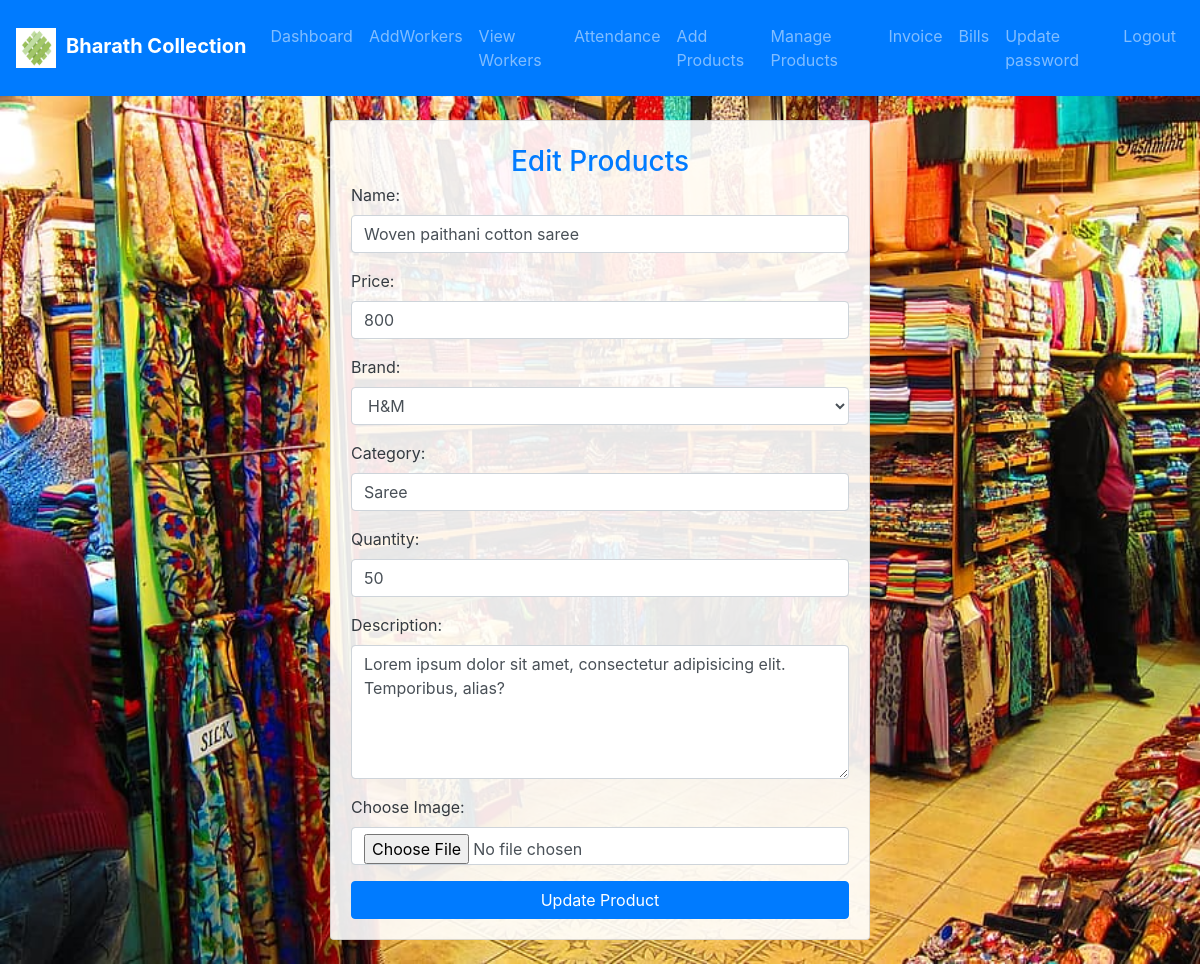
Screenshot of /admin/edit_products.php?id=15 (signed in) with the database file from the repository.
### tables this page shows
CREATE TABLE `products` (
  `pid` int(11) NOT NULL,
  `name` varchar(60) NOT NULL,
  `price` int(11) NOT NULL,
  `brand` varchar(60) NOT NULL,
  `category` varchar(60) NOT NULL,
  `quantity` int(11) NOT NULL,
  `description` text NOT NULL,
  `myimage` varchar(80) NOT NULL,
  `created_at` timestamp NOT NULL DEFAULT current_timestamp() ON UPDATE current_timestamp()
);

### admin/edit_products.php (the view, shortened to what this page needs)
<!DOCTYPE html>
<html lang="en">
<head>
  <link rel="stylesheet" href="https://cdn.jsdelivr.net/npm/bootstrap@4.6.2/dist/css/bootstrap.min.css">
</head>
<body class="home-main">
    <?php
    include("header.php");
    include("../db.php");
    $sql2="select * from products where pid=".$_GET["id"];
    $result2=mysqli_query($con,$sql2);
    $row2=mysqli_fetch_assoc($result2);
    ?>
    <div class="container">
        <div class="row">
            <div class="col-md-6 offset-md-3">
                <div class="card my-4" style="background-color:rgba(255,255,255,0.9);">
                    <div class="card-body">
                <h3 class="text-primary text-center my-1">Edit Products</h3>
                <form method="post" action="" enctype="multipart/form-data">
                <div class="form-group">
                    <label for="pwd" class="text-dark">Name:</label>
                    <input type="text" class="form-control" value="<?=$row2['name']?>" name="name" autocomplete="off" placeholder="Enter name" id="pwd" required>
                </div>
                <div class="form-group">
                    <label for="pwd" class="text-dark">Price:</label>
                    <input type="number" class="form-control" value="<?=$row2['price']?>" name="price" autocomplete="off" placeholder="Enter price" id="pwd" required>
                </div>
                <div class="form-group">
                    <label for="pwd" class="text-dark">Brand:</label>
                    <select name="brand" class="form-control" required>
                        <option value="H&M" <?php if($row2["brand"]=="H&M") { echo "selected"; } ?>>H&M</option>
                    </select>
                </div>
                <div class="form-group">
                    <label for="pwd" class="text-dark">Category:</label>
                    <input type="text" class="form-control" value="<?=$row2['category']?>" name="category" placeholder="Enter category name" id="pwd" required>
                </div>
                <div class="form-group">
                    <label for="pwd" class="text-dark">Quantity:</label>
                    <input type="number" class="form-control" value="<?=$row2['quantity']?>" name="quantity" placeholder="Enter quantity" id="pwd" required>
                </div>
                <div class="form-group">
                    <label for="pwd" class="text-dark">Description:</label>
                    <textarea class="form-control" name="description" rows="5" placeholder="Enter description" id="pwd" required><?=$row2['description']?></textarea>
                </div>
                <div class="form-group">
                    <label for="pwd" class="text-dark">Choose Image:</label>
                    <input type="file" class="form-control" name="myimage" id="pwd" required>
                </div>
                <button type="submit" name="edit_product" class="btn btn-primary btn-block">Update Product</button>
                </form>
                </div>
                </div>
            </div>
        </div>
    </div>
</body>
</html>

### admin/edit_products.php (style rules this page uses)
.home-main { background-image:url("images/bg.jpg"); background-repeat:no-repeat; background-size:100% 100%; background-attachment:fixed; height:100vh; width:100%; }

### rows the page displays
products: name "Woven paithani cotton saree", price "800", category "Saree", quantity "50", description "Lorem ipsum dolor sit amet, consectetur adipisicing elit. Temporibus, alias?"
